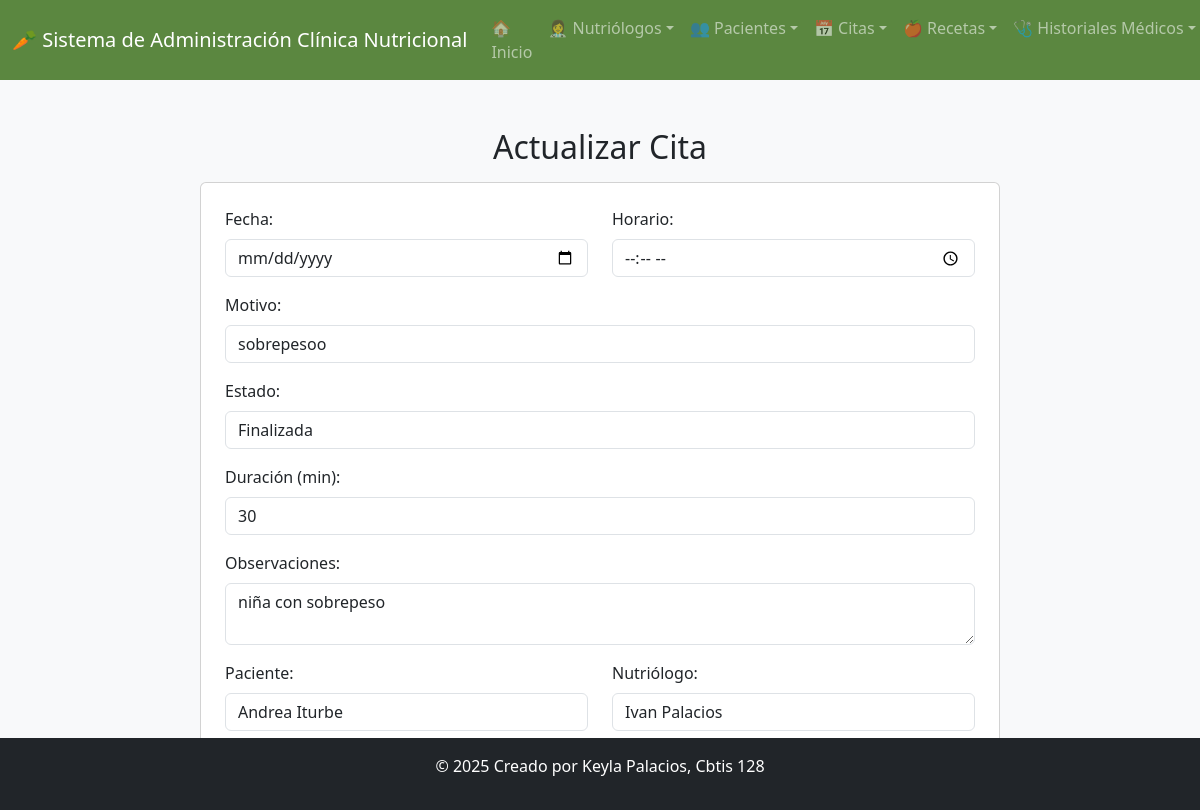
The page /actualizar_cita/1/ on the database its author committed.
### app_clinicanutricional/models.py (models this page shows, shortened)
class Cita(models.Model):
    fecha = models.DateField()
    horario = models.TimeField()
    motivo = models.CharField(max_length=200)
    estado = models.CharField(
        max_length=50,
        choices=[
            ('pendiente', 'Pendiente'),
            ('confirmada', 'Confirmada'),
            ('cancelada', 'Cancelada'),
            ('finalizada', 'Finalizada'),
        ]
    )
    observaciones = models.TextField(blank=True, null=True)
    duracion = models.PositiveIntegerField(help_text="Duración en minutos")
    id_nut = models.ForeignKey(
        Nutriologo,
        on_delete=models.CASCADE,
        related_name='citas'
    )
    id_paciente = models.ForeignKey(
        Paciente,
        on_delete=models.CASCADE,
        related_name='citas'
    )
    class Meta:
        verbose_name = "Cita"
        verbose_name_plural = "Citas"

class Paciente(models.Model):
    nombre = models.CharField(max_length=50)
    apellido = models.CharField(max_length=50)
    telefono = models.CharField(max_length=10)
    fechnacimiento = models.DateField()
    correo = models.EmailField(unique=True)
    direccion = models.CharField(max_length=100)
    sexo = models.CharField(
        max_length=10,
        choices=[
            ('Femenino', 'Femenino'),
            ('Masculino', 'Masculino')
        ]
    )
    id_nut = models.ForeignKey(
        Nutriologo,
        on_delete=models.CASCADE,
        related_name='pacientes'
    )
    class Meta:
        verbose_name = "Paciente"
        verbose_name_plural = "Pacientes"

class Nutriologo(models.Model):
    nombre = models.CharField(max_length=50)
    apellido = models.CharField(max_length=50)
    correo = models.EmailField(unique=True)
    direccion = models.CharField(max_length=100)
    telefono = models.CharField(max_length=10)
    experiencia = models.PositiveIntegerField(help_text="Años de experiencia")
    especialidad = models.CharField(max_length=100)
    class Meta:
        verbose_name = "Nutriólogo"
        verbose_name_plural = "Nutriólogos"

### app_clinicanutricional/views.py (the view)
# urls.py: path('actualizar_cita/<int:id>/', views.actualizar_cita, name='actualizar_cita'),
def actualizar_cita(request, id):
    cita = get_object_or_404(Cita, id=id)
    pacientes = Paciente.objects.all()
    nutriologos = Nutriologo.objects.all()
    return render(request, 'citas/actualizar_citas.html', {'cita': cita, 'pacientes': pacientes, 'nutriologos': nutriologos})

### app_clinicanutricional/templates/citas/actualizar_citas.html (shortened to what this page needs)
{% extends 'base.html' %}
{% block content %}
<div class="container mt-5">
  <h2 class="text-center mb-3">Actualizar Cita</h2>
  <div class="card p-4 mx-auto" style="max-width:800px;">
    <form method="POST" action="{% url 'realizar_actualizacion_cita' cita.id %}">
      <div class="row mb-3">
        <div class="col">
          <label class="form-label">Fecha:</label>
          <input type="date" name="fecha" value="{{ cita.fecha }}" class="form-control" required>
        </div>
        <div class="col">
          <label class="form-label">Horario:</label>
          <input type="time" name="horario" value="{{ cita.horario }}" class="form-control" required>
        </div>
      </div>
      <div class="mb-3">
        <label class="form-label">Motivo:</label>
        <input type="text" name="motivo" value="{{ cita.motivo }}" class="form-control" required>
      </div>
      <div class="mb-3">
        <label class="form-label">Estado:</label>
        <select name="estado" class="form-control" required>
          <option value="finalizada" {% if cita.estado == 'finalizada' %}selected{% endif %}>Finalizada</option>
        </select>
      </div>
      <div class="mb-3">
        <label class="form-label">Duración (min):</label>
        <input type="number" name="duracion" value="{{ cita.duracion }}" class="form-control" min="1" required>
      </div>
      <div class="mb-3">
        <label class="form-label">Observaciones:</label>
        <textarea name="observaciones" class="form-control">{{ cita.observaciones }}</textarea>
      </div>
      <div class="row mb-3">
        <div class="col">
          <label class="form-label">Paciente:</label>
          <select name="id_paciente" class="form-control" required>
            {% for p in pacientes %}
              <option value="{{ p.id }}" {% if cita.id_paciente and cita.id_paciente.id == p.id %}selected{% endif %}>
                {{ p.nombre }} {{ p.apellido }}
              </option>
            {% endfor %}
          </select>
        </div>
        <div class="col">
          <label class="form-label">Nutriólogo:</label>
          <select name="id_nut" class="form-control" required>
            {% for n in nutriologos %}
              <option value="{{ n.id }}" {% if cita.id_nut and cita.id_nut.id == n.id %}selected{% endif %}>
                {{ n.nombre }} {{ n.apellido }}
              </option>
            {% endfor %}
          </select>
        </div>
      </div>
      <div class="d-grid">
        <button class="btn btn-primary">Guardar Cambios</button>
      </div>
    </form>
  </div>
</div>
{% endblock %}

### rows shown on the page
Cita: motivo "sobrepesoo", estado "Finalizada", duracion "30", observaciones "niña con sobrepeso", id_paciente "Andrea Iturbe", id_nut "Ivan Palacios"
